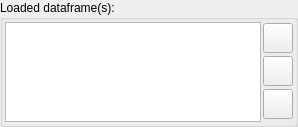
            <widget class="QGroupBox" name="gb_df_listbox">
             <property name="sizePolicy">
              <sizepolicy hsizetype="Preferred" vsizetype="Fixed">
               <horstretch>0</horstretch>
               <verstretch>0</verstretch>
              </sizepolicy>
             </property>
             <property name="minimumSize">
              <size>
               <width>0</width>
               <height>0</height>
              </size>
             </property>
             <property name="title">
              <string>Loaded dataframe(s):</string>
             </property>
             <layout class="QVBoxLayout" name="verticalLayout_51">
              <property name="spacing">
               <number>5</number>
              </property>
              <property name="leftMargin">
               <number>2</number>
              </property>
              <property name="topMargin">
               <number>2</number>
              </property>
              <property name="rightMargin">
               <number>2</number>
              </property>
              <property name="bottomMargin">
               <number>2</number>
              </property>
              <item>
               <layout class="QHBoxLayout" name="horizontalLayout_48">
                <property name="spacing">
                 <number>2</number>
                </property>
                <item>
                 <widget class="QListWidget" name="dfs_listbox">
                  <property name="sizePolicy">
                   <sizepolicy hsizetype="Expanding" vsizetype="Preferred">
                    <horstretch>0</horstretch>
                    <verstretch>0</verstretch>
                   </sizepolicy>
                  </property>
                  <property name="minimumSize">
                   <size>
                    <width>0</width>
                    <height>100</height>
                   </size>
                  </property>
                  <property name="maximumSize">
                   <size>
                    <width>16777215</width>
                    <height>100</height>
                   </size>
                  </property>
                 </widget>
                </item>
                <item>
                 <layout class="QVBoxLayout" name="verticalLayout_16">
                  <item>
                   <widget class="QPushButton" name="btn_view_df_3">
                    <property name="minimumSize">
                     <size>
                      <width>30</width>
                      <height>30</height>
                     </size>
                    </property>
                    <property name="maximumSize">
                     <size>
                      <width>30</width>
                      <height>30</height>
                     </size>
                    </property>
                    <property name="toolTip">
                     <string>View selected dataframe 
(Hold CTRL key to view filtered df)</string>
                    </property>
                    <property name="autoFillBackground">
                     <bool>true</bool>
                    </property>
                    <property name="text">
                     <string/>
                    </property>
                    <property name="icon">
                     <iconset resource="resources.qrc">
                      <normaloff>:/icon/iconpack/view11.png</normaloff>:/icon/iconpack/view11.png</iconset>
                    </property>
                    <property name="iconSize">
                     <size>
                      <width>25</width>
                      <height>25</height>
                     </size>
                    </property>
                   </widget>
                  </item>
                  <item>
                   <widget class="QPushButton" name="btn_remove_df_2">
                    <property name="minimumSize">
                     <size>
                      <width>30</width>
                      <height>30</height>
                     </size>
                    </property>
                    <property name="maximumSize">
                     <size>
                      <width>30</width>
                      <height>30</height>
                     </size>
                    </property>
                    <property name="toolTip">
                     <string>Remove selected dataframe</string>
                    </property>
                    <property name="text">
                     <string/>
                    </property>
                    <property name="icon">
                     <iconset resource="resources.qrc">
                      <normaloff>:/icon/iconpack/icons8-trash-128.png</normaloff>:/icon/iconpack/icons8-trash-128.png</iconset>
                    </property>
                    <property name="iconSize">
                     <size>
                      <width>25</width>
                      <height>25</height>
                     </size>
                    </property>
                   </widget>
                  </item>
                  <item>
                   <widget class="QPushButton" name="btn_save_df_2">
                    <property name="minimumSize">
                     <size>
                      <width>30</width>
                      <height>30</height>
                     </size>
                    </property>
                    <property name="maximumSize">
                     <size>
                      <width>30</width>
                      <height>30</height>
                     </size>
                    </property>
                    <property name="toolTip">
                     <string>Save all df to one Excel files 
(Hold Ctrl to save df to seperated files)</string>
                    </property>
                    <property name="text">
                     <string/>
                    </property>
                    <property name="icon">
                     <iconset resource="resources.qrc">
                      <normaloff>:/icon/iconpack/save12.png</normaloff>:/icon/iconpack/save12.png</iconset>
                    </property>
                    <property name="iconSize">
                     <size>
                      <width>25</width>
                      <height>25</height>
                     </size>
                    </property>
                   </widget>
                  </item>
                 </layout>
                </item>
               </layout>
              </item>
             </layout>
            </widget>
